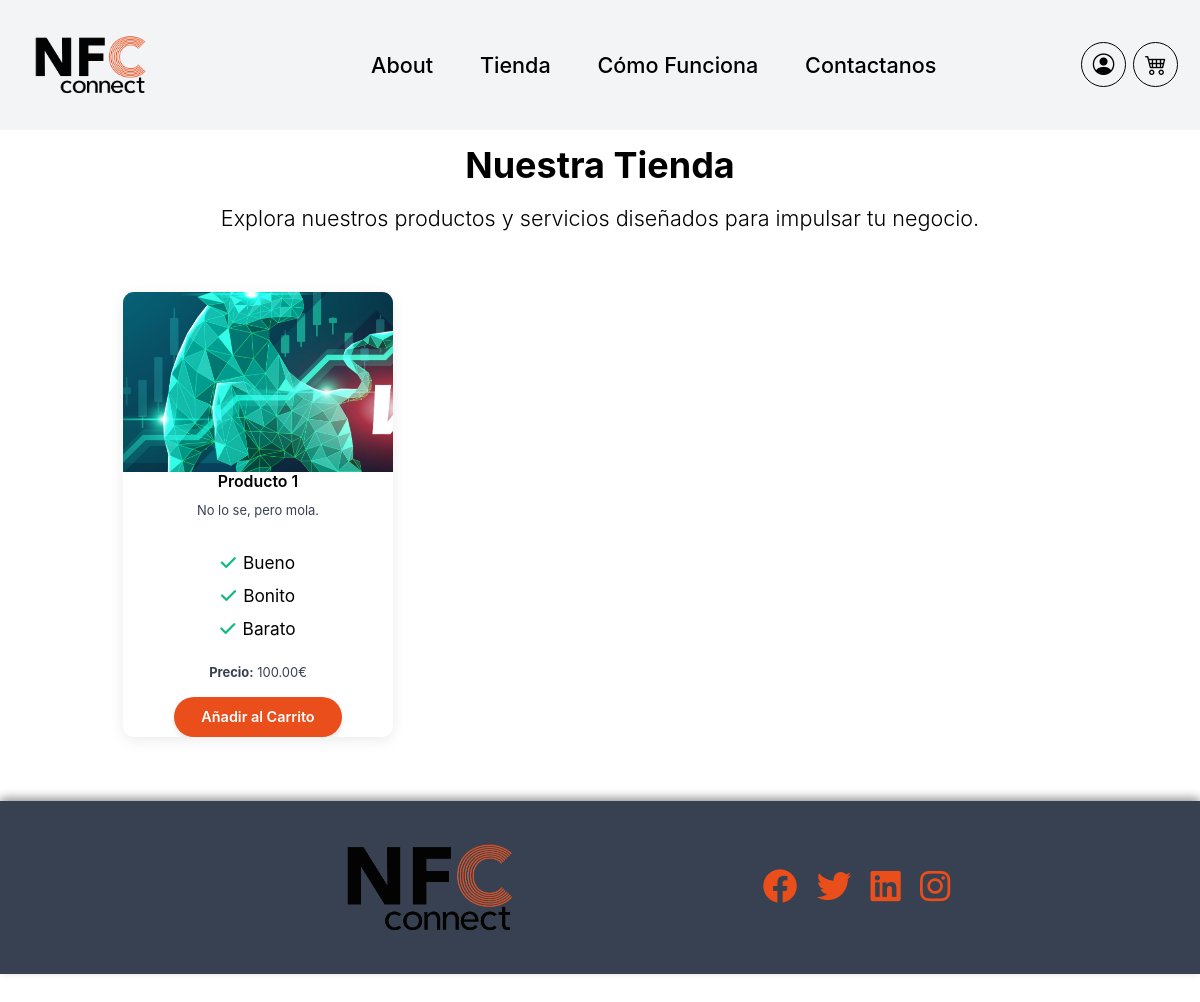
/store, run on an earlier commit of the app's database.
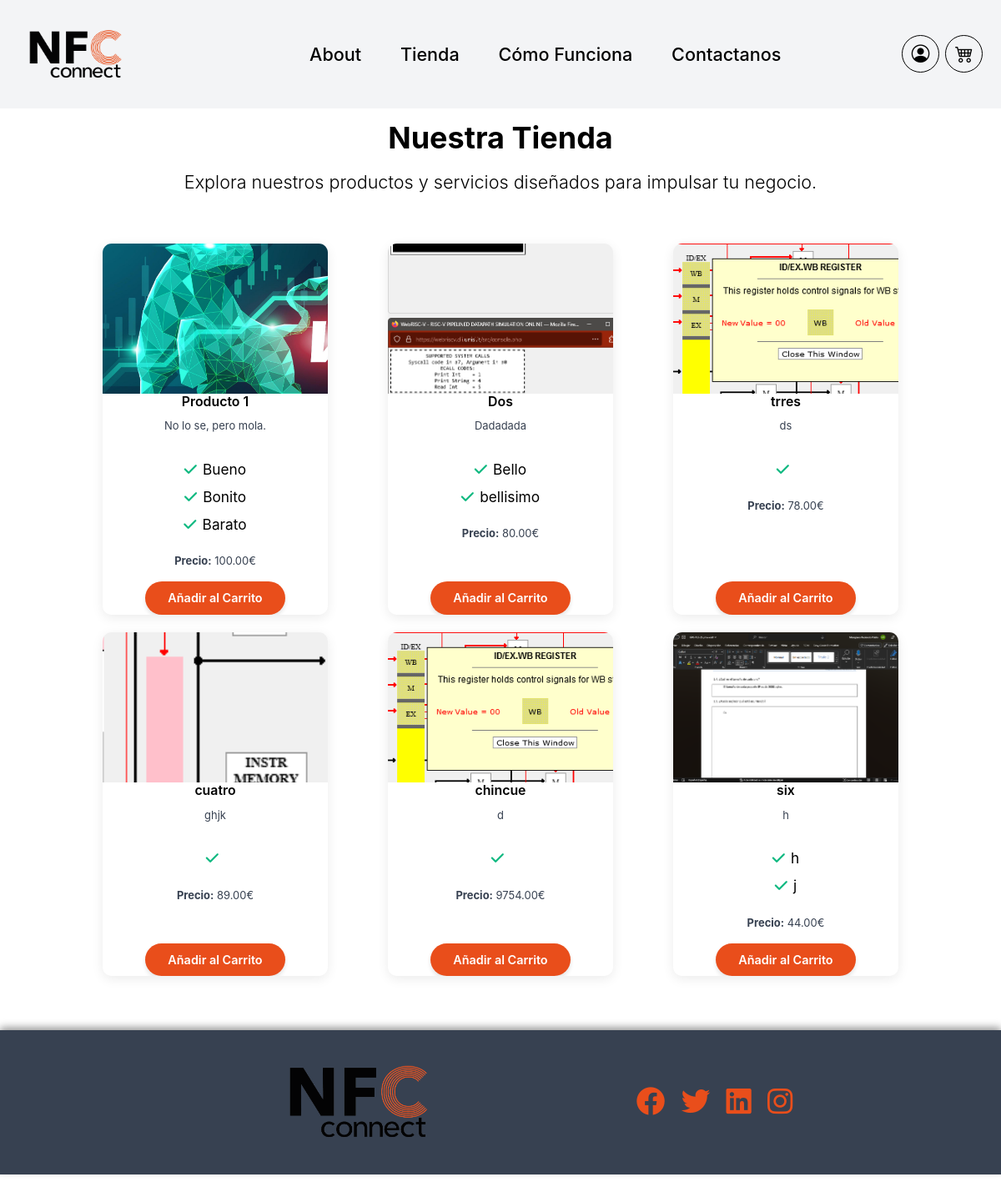
And on a later commit of the database.
### app/models.py (models this page shows, shortened)
class Product(db.Model):
    __tablename__ = 'product'
    id = db.Column(db.Integer, primary_key=True)
    name = db.Column(db.String(150), nullable=False)
    description = db.Column(db.Text, nullable=False)
    price = db.Column(db.Float, nullable=False)
    image_file = db.Column(db.String(20), nullable=True, default='default_product.jpg')
    date_added = db.Column(db.DateTime, default=datetime.utcnow)
    features = db.Column(db.Text, nullable=True)
    cart_items = db.relationship('CartItem', backref='product', lazy=True)
    images = db.relationship('ProductImage', backref='product', lazy=True)

### app/routes.py (the view)
@app.route('/store')
@app.route('/<lang_code>/store')
def store(lang_code=None):
    products = Product.query.all()  # Asumiendo que tienes un modelo Product
    return render_template('store.html', products=products)

### app/routes.py (called while the page is built)
@app.before_request
def parse_url():
    path = request.path
    g.lang_code = 'en'
    if path.startswith('/es'):
        g.lang_code = 'es'
    elif path.startswith('/en'):
        if len(path) == 3:
            return redirect('/', code=301)
        path = path[3:]
        return redirect(path, code=301)
    return None

@app.context_processor
def inject_logout_form():
    logout_form = LogoutForm()
    return dict(logout_form=logout_form)

@app.context_processor
def inject_add_to_cart_form():
    form = AddToCartForm()
    return dict(add_to_cart_form=form)

### app/utils.py (called while the page is built)
def url_for_locale(url, lang):
    out = url_for(url)
    if lang != 'en':
        if out == '/':
            out = '/es'
        else:
            out = '/es' + out
    return out

### app/templates/store.html (shortened to what this page needs)
{% extends "app.html" %}
{% block content %}
<main>
    <section class="store-section py-5">
        <div class="container" style="padding-top: 7rem;">
            <div class="row mb-5 text-center">
                <div class="col-12">
                    <h2>{{ _('Nuestra Tienda') }}</h2>
                    <p class="lead">{{ _('Explora nuestros productos y servicios diseñados para impulsar tu negocio.') }}</p>
                </div>
            </div>
            <div class="row">
                {% for product in products %}
                <div class="col-md-4 mb-4" data-aos="fade-up">
                    <div class="card h-100">
                        <a href="{{ url_for('product_detail', product_id=product.id) }}">
                            <img src="{{ url_for('static', filename='img/' ~ product.image_file) }}" class="card-img-top" alt="{{ product.name }}">
                        </a>
                        <div class="card-body d-flex flex-column">
                            <h5 class="card-title">
                                <a href="{{ url_for('product_detail', product_id=product.id) }}" class="text-decoration-none text-dark">
                                    {{ product.name }}
                                </a>
                            </h5>
                            <p class="card-text">{{ product.description }}</p>
                            <ul class="list-unstyled mt-3">
                                {% if product.features %}
                                {% for feature in product.features.split(',') %}
                                <li class="mb-2"><i class="fas fa-check text-success me-2"></i>{{ feature.strip().strip('"[]') }}</li>
                                {% endfor %}
                                {% endif %}
                            </ul>
                            <p class="card-text"><strong>{{ _('Precio') }}:</strong> {{ "%.2f"|format(product.price) }}€</p>
                            <form action="{{ url_for('add_to_cart', product_id=product.id) }}" method="POST" class="mt-auto">
                                <div class="text-center">
                                    <button type="submit" class="btn btn-custom" onclick="handleAddToCart(event, '{{ product.id }}')">{{ _('Añadir al Carrito') }}</button>
                                </div>
                            </form>
                        </div>
                    </div>
                </div>
                {% endfor %}
            </div>
        </div>
    </section>
</main>
{% endblock %}

### app/templates/app.html (shortened to what this page needs)
<!doctype html>
<html class="h-100" lang="{{ g.lang_code }}">
<head>
    <link href="https://cdn.jsdelivr.net/npm/bootstrap@5.3.0/dist/css/bootstrap.min.css" rel="stylesheet">
    <link rel="stylesheet" href="https://cdnjs.cloudflare.com/ajax/libs/font-awesome/6.4.0/css/all.min.css">
    <link rel="stylesheet" href="https://cdn.jsdelivr.net/npm/bootstrap-icons@1.10.5/font/bootstrap-icons.css">
    <link rel="stylesheet" href="{{ url_for('static', filename='css/theme.css') }}">
    <link rel="stylesheet" href="{{ url_for('static', filename='css/style.css') }}">
    <link rel="stylesheet" href="https://unpkg.com/swiper/swiper-bundle.min.css" />
</head>
<body class="bg-white text-dark mt-0 d-flex flex-column min-vh-100 {% block body_class %}{% endblock %}" data-bs-spy="scroll" data-bs-target="#navScroll" style="zoom: 90%;">
    {% include 'layout/navbar.html' %}
    <main class="flex-grow-1">
        {% block content %}
        {% endblock %}
    </main>
    {% block footer %}
        {% include 'layout/footer.html' %}
    {% endblock %}
</body>
</html>

### app/templates/layout/navbar.html (shortened to what this page needs)
{% set navbar_size = navbar_size if navbar_size is defined else 'default' %}
<nav id="navScroll" class="navbar navbar-light bg-light fixed-top navbar-expand-sm {% if navbar_size == 'small' %}navbar-small{% endif %}" tabindex="10">
    <div class="container-fluid d-flex justify-content-between align-items-center">
        <a class="navbar-brand pe-md-4 {% if navbar_size == 'small' %}fs-6{% else %}fs-4{% endif %} col-md-auto text-center" href="{{ url_for_locale('index', g.lang_code) }}">
            <img src="{{ url_for('static', filename='nfc_connect_logo.png') }}" alt="Logo" class="d-inline-block align-top" style="scale: 0.8;">
        </a>
        <div class="offcanvas offcanvas-end bg-light" tabindex="-1" id="offcanvasNavbar" aria-labelledby="offcanvasNavbarLabel">
            <div class="offcanvas-body">
                <ul class="navbar-nav flex-column flex-lg-row mx-auto mb-0 mb-lg-0">
                    <li class="nav-item">
                        <a class="nav-link text-dark {% if navbar_size == 'small' %}fs-6{% else %}fs-5{% endif %}" href="{{ url_for_locale('about', lang=g.lang_code) }}" aria-label="About">
                            {{ _('About') }}
                        </a>
                    </li>
                    <li class="nav-item">
                        <a class="nav-link text-dark {% if navbar_size == 'small' %}fs-6{% else %}fs-5{% endif %}" href="{{ url_for_locale('store', lang=g.lang_code) }}" aria-label="Tienda">
                            {{ _('Tienda') }}
                        </a>
                    </li>
                    <li class="nav-item">
                        <a class="nav-link text-dark {% if navbar_size == 'small' %}fs-6{% else %}fs-5{% endif %}" href="{{ url_for_locale('how_it_works', lang=g.lang_code) }}" aria-label="Cómo Funciona">
                            {{ _('Cómo Funciona') }}
                        </a>
                    </li>
                    <li class="nav-item">
                        <a class="nav-link text-dark {% if navbar_size == 'small' %}fs-6{% else %}fs-5{% endif %}" href="{{ url_for_locale('contact_page', lang=g.lang_code) }}" aria-label="Contactanos">
                            {{ _('Contactanos') }}
                        </a>
                    </li>
                </ul>
                <div class="d-none d-lg-flex align-items-center">
                    {% if current_user.is_authenticated %}
                        <a class="btn btn-contact text-dark border-dark me-2 {% if navbar_size == 'small' %}fs-6{% else %}fs-5{% endif %}" href="{{ url_for_locale('dashboard', g.lang_code) }}" aria-label="Dashboard" title="Dashboard">
                            <i class="bi bi-speedometer2" style="font-size: 1.5rem;"></i>
                        </a>
                        <form action="{{ url_for_locale('logout', g.lang_code) }}" method="POST" style="display: inline;">
                            {{ logout_form.hidden_tag() }}
                            <a class="btn btn-contact text-dark border-dark {% if navbar_size == 'small' %}fs-6{% else %}fs-5{% endif %}" href="{{ url_for_locale('cart_view', g.lang_code) }}" aria-label="Carrito de Compras" title="Carrito de Compras">
                                <i class="bi bi-cart4" style="font-size: 1.5rem;"></i>
                            </a>
                            <button type="submit" class="btn btn-contact text-dark border-dark {% if navbar_size == 'small' %}fs-6{% else %}fs-5{% endif %}" aria-label="Logout" title="Logout">
                                <i class="bi bi-box-arrow-right" style="font-size: 1.5rem;"></i>
                            </button>
                        </form>
                    {% else %}
                        <a class="btn btn-contact text-dark border-dark me-2 {% if navbar_size == 'small' %}fs-6{% else %}fs-5{% endif %}" href="{{ url_for_locale('login', g.lang_code) }}" aria-label="Login" title="Login">
                            <i class="bi bi-person-circle" style="font-size: 1.5rem;"></i>
                        </a>
                        <a class="btn btn-contact text-dark border-dark {% if navbar_size == 'small' %}fs-6{% else %}fs-5{% endif %}" href="{{ url_for_locale('cart_view', g.lang_code) }}" aria-label="Carrito de Compras" title="Carrito de Compras">
                            <i class="bi bi-cart4" style="font-size: 1.5rem;"></i>
                        </a>
                    {% endif %}
                </div>
            </div>
        </div>
    </nav>

### app/templates/layout/footer.html (shortened to what this page needs)
{% block navbar %}
<footer class="footer" style="box-shadow: 0 -5px 10px rgba(0, 0, 0, 0.4);">
    <div class="container py-3">
        <div class="row flex-column flex-md-row justify-content-center align-items-center">
            <div class="col-12 col-md-6 mb-3 mb-md-0 text-center">
                <a class="navbar-brand d-flex justify-content-center align-items-center" href="{{ url_for_locale('index', g.lang_code) }}">
                    <img src="{{ url_for('static', filename='nfc_connect_logo.png') }}" alt="Logo" class="d-inline-block align-top" style="transform: scale(1.2)">
                </a>
            </div>
            <div class="col-12 col-md-4 mb-40 text-center">
                <a href="#" class="me-3"><i class="fab fa-facebook fa-2x"></i></a>
                <a href="#" class="me-3"><i class="fab fa-twitter fa-2x"></i></a>
                <a href="#" class="me-3"><i class="fab fa-linkedin fa-2x"></i></a>
                <a href="#"><i class="fab fa-instagram fa-2x"></i></a>
            </div>
        </div>
    </div>
</footer>
{% endblock %}

### app/static/css/style.css (style rules this page uses)
body { margin: 0; padding-top: 0rem; overflow-x: hidden; background-color: var(--bs-light); color: var(--bs-dark); font-family: var(--bs-font-sans-serif); }
main { flex-grow: 1; }
.btn-custom { background-color: var(--bs-primary) !important; color: var(--bs-white) !important; border: none !important; border-radius: 1.75rem !important; padding: 10px 30px !important; font-size: 1rem !important; font-weight: 600 !important; transition: background-color 0.3s, color 0.3s, box-shadow 0.3s; display: inline-block; box-shadow: 0 4px 6px rgba(0, 0, 0, 0.1); }
.navbar-brand { font-family: var(--bs-font-monospace); font-weight: 700; color: var(--bs-primary) !important; }
.navbar-nav { display: flex; flex-direction: row; }
.navbar-nav .nav-link { color: var(--bs-dark) !important; font-weight: 500; margin-left: 20px; padding: 10px 20px; transition: color 0.3s ease; }
@media (min-width: 1160px) { .offcanvas { position: static; visibility: visible !important; background-color: transparent !important; border: none; justify-content: flex-end; } }
@media (min-width: 1160px) { .offcanvas-body { display: flex; flex-grow: 0; padding: 0; overflow-y: visible; } }
@media (min-width: 1160px) { .navbar-nav { flex-direction: row; } }
@media (min-width: 1160px) { .nav-item { margin-left: 1rem; } }
.btn-custom { background-color: var(--bs-primary); color: var(--bs-white); border: none; border-radius: 1.5625rem; padding: 10px 30px; font-size: 1rem; font-weight: 600; transition: background-color 0.3s, color 0.3s; }
.store-section { padding: 4rem 0; background-color: var(--bs-white); }
.store-section h2 { font-size: 2.5rem; margin-bottom: 1rem; color: var(--bs-dark); font-weight: 700; text-align: center; }
.store-section p.lead { font-size: 1.5rem; color: var(--bs-dark); text-align: center; }
.store-section .card { border: none; border-radius: 0.75rem; transition: all 0.3s ease; height: 100%; max-width: 300px; margin: 0 auto; background-color: var(--bs-white); box-shadow: 0 4px 15px rgba(0,0,0,0.08); overflow: hidden; text-align: center; }
.store-section .card-img-top { height: 200px; object-fit: cover; transition: transform 0.4s ease; }
.store-section .card-body { padding: 1.25rem; display: flex; flex-direction: column; align-items: center; }
.store-section .card-title { font-size: 1.1rem; margin-bottom: 0.75rem; }
.store-section .card-title a { font-weight: 600; color: var(--bs-dark); text-decoration: none; transition: color 0.3s; }
.store-section .card-text { font-size: 0.9rem; color: var(--bs-gray-600); line-height: 1.5; margin-bottom: 1rem; }
.footer { background-color: var(--bs-gray-dark); color: var(--bs-white); padding: 40px 0; }
.footer a { color: var(--bs-primary); text-decoration: none; }
[data-aos] { opacity: 0; transition-property: opacity, transform; }
[data-aos].aos-animate { opacity: 1; }
.card { border: none; border-radius: var(--bs-border-radius); }
.card .card-body { padding: 0; }
.navbar-brand img { height: 60px; }
@media (min-width: 992px) { .navbar-brand img { height: 80px; } }

What changed in the data, as far as the page shows it:
added Product: image_file (picture), name "Dos", description "Dadadada", strip "Bello" "bellisimo", price "80.00", shown under "Nuestra Tienda"
added Product: image_file (picture), name "trres", description "ds", price "78.00"
added Product: image_file (picture), name "cuatro", description "ghjk", price "89.00"
added Product: image_file (picture), name "chincue", description "d", price "9754.00"
added Product: image_file (picture), name "six", description "h", features "[\"h\", \"j\"]" (drawn), strip "h" "j", price "44.00", shown under "Nuestra Tienda"
